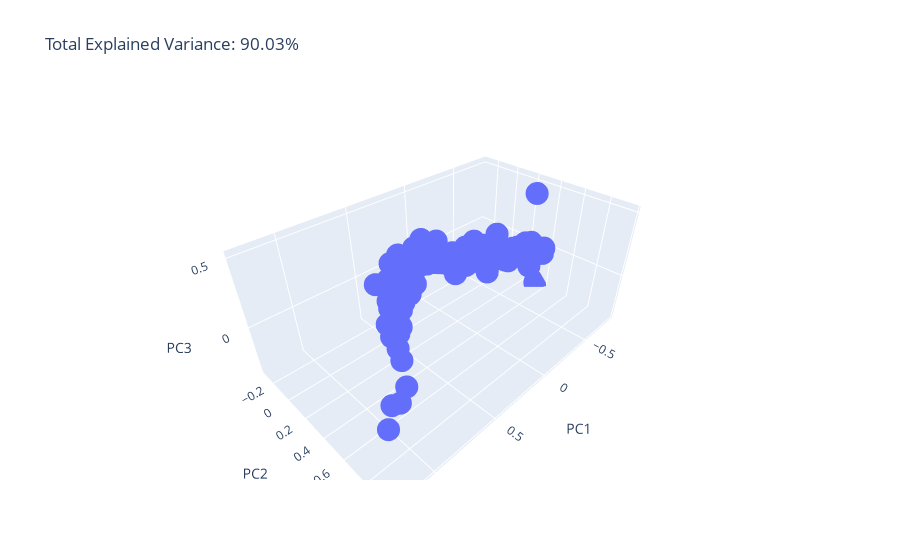

The notebook cell this image was saved under:
### Code cell
total_var = pca.explained_variance_ratio_[:3].sum() * 100

fig = px.scatter_3d(
    X_proj, x='PC1', y='PC2', z='PC3',
    title=f'Total Explained Variance: {total_var:.2f}%',
)
fig.show()

### Figure 1 — Plotly figure (JSON) as saved in the notebook; plotly's stock layout.template omitted (floating-point values rounded to 4 significant figures; data arrays with more than 128 entries replaced by an {"elided": "..."} marker saying what was removed)
{"data": [{"hovertemplate": "PC1=%{x}<br>PC2=%{y}<br>PC3=%{z}<extra></extra>", "legendgroup": "", "marker": {"color": "#636efa", "symbol": "circle"}, "mode": "markers", "name": "", "scene": "scene", "showlegend": false, "type": "scatter3d", "x": {"elided": "167 float values"}, "y": {"elided": "167 float values"}, "z": {"elided": "167 float values"}}], "layout": {"legend": {"tracegroupgap": 0}, "scene": {"domain": {"x": [0, 1], "y": [0, 1]}, "xaxis": {"title": {"text": "PC1"}}, "yaxis": {"title": {"text": "PC2"}}, "zaxis": {"title": {"text": "PC3"}}}, "title": {"text": "Total Explained Variance: 90.03%"}}}
